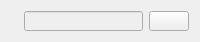
<?xml version="1.0" encoding="UTF-8"?>
<ui version="4.0">
 <class>Notify</class>
 <widget class="QWidget" name="Notify">
  <property name="geometry">
   <rect>
    <x>0</x>
    <y>0</y>
    <width>200</width>
    <height>40</height>
   </rect>
  </property>
  <property name="minimumSize">
   <size>
    <width>200</width>
    <height>0</height>
   </size>
  </property>
  <property name="maximumSize">
   <size>
    <width>250</width>
    <height>40</height>
   </size>
  </property>
  <property name="windowTitle">
   <string>Form</string>
  </property>
  <layout class="QHBoxLayout" name="horizontalLayout_2">
   <item>
    <layout class="QHBoxLayout" name="horizontalLayout">
     <item>
      <widget class="QLabel" name="iconNotify">
       <property name="maximumSize">
        <size>
         <width>16777215</width>
         <height>20</height>
        </size>
       </property>
       <property name="text">
        <string/>
       </property>
       <property name="pixmap">
        <pixmap resource="resources.qrc">:/icons/icons/exclamation.png</pixmap>
       </property>
      </widget>
     </item>
     <item>
      <widget class="QLineEdit" name="textNotify">
       <property name="enabled">
        <bool>false</bool>
       </property>
       <property name="maximumSize">
        <size>
         <width>16777215</width>
         <height>20</height>
        </size>
       </property>
      </widget>
     </item>
    </layout>
   </item>
   <item>
    <widget class="QPushButton" name="closeBtn">
     <property name="maximumSize">
      <size>
       <width>16777215</width>
       <height>20</height>
      </size>
     </property>
     <property name="text">
      <string/>
     </property>
     <property name="icon">
      <iconset>
       <normalon>:/icons/icons/close.png</normalon>
      </iconset>
     </property>
    </widget>
   </item>
  </layout>
 </widget>
 <resources>
  <include location="resources.qrc"/>
 </resources>
 <connections/>
</ui>
